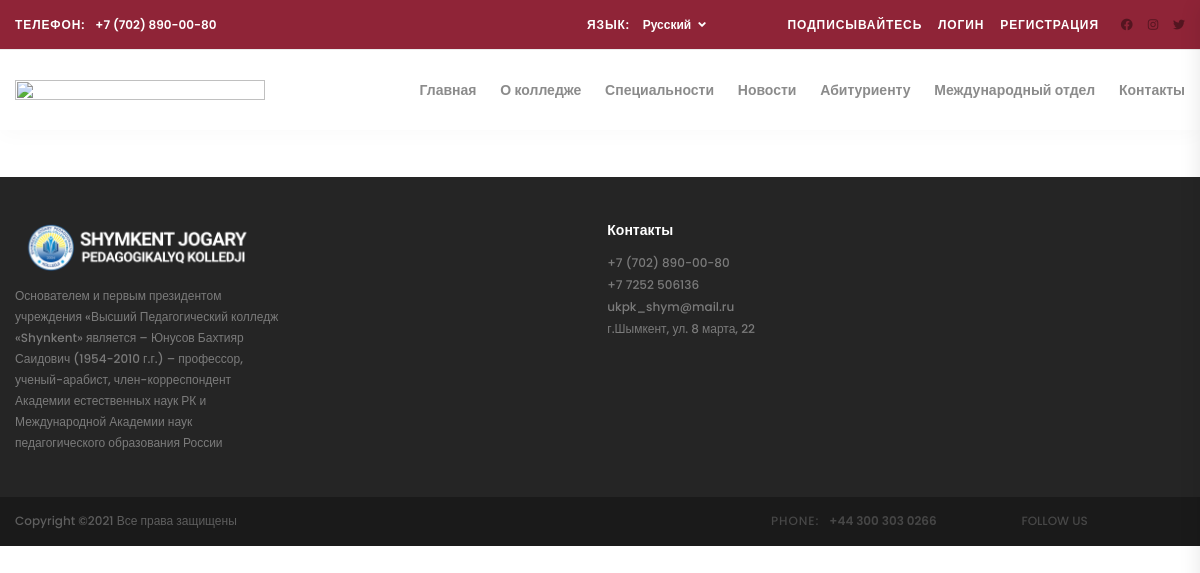
Page /employes/gov/ on the earlier database version.
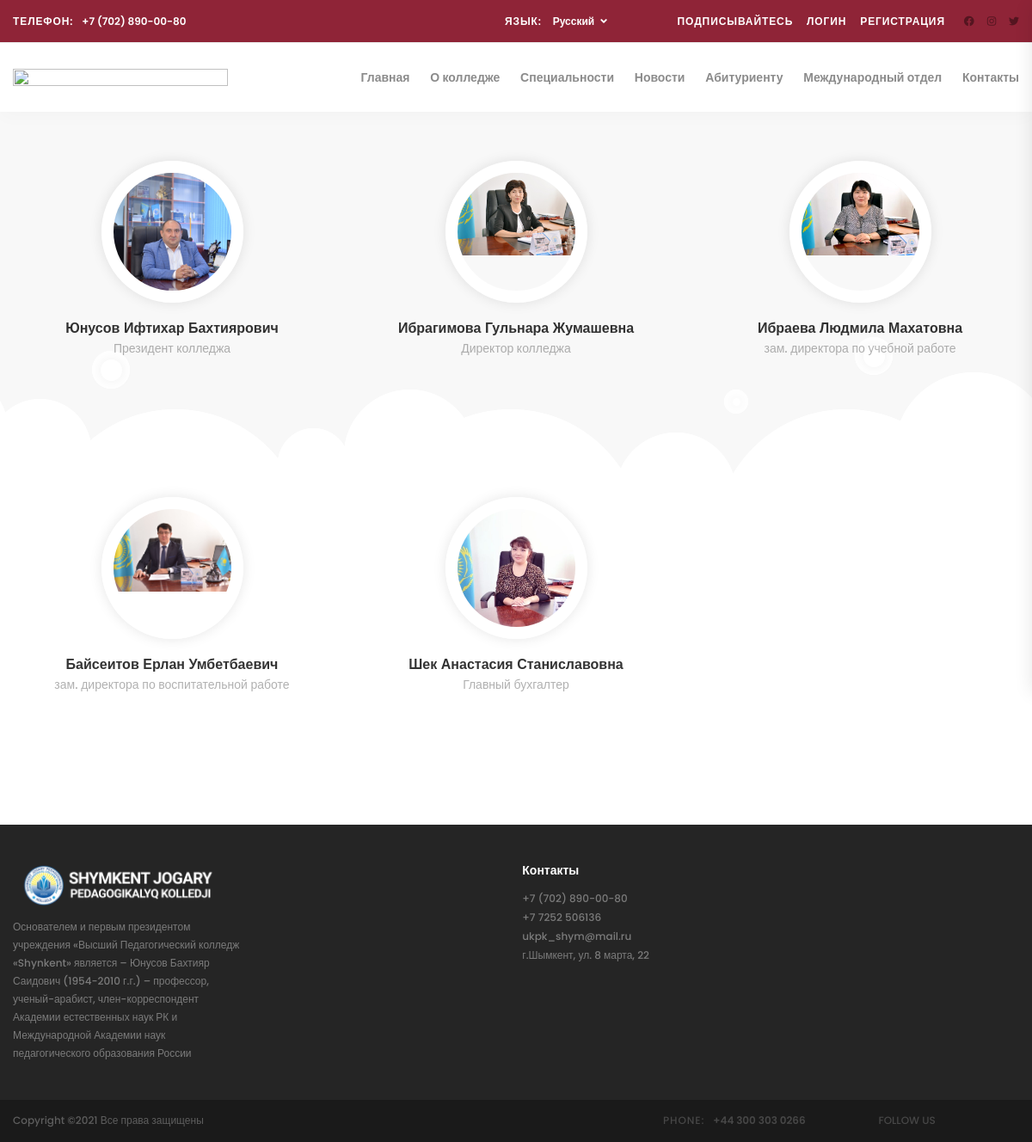
Same page on the later database version.
### employeesapp/models.py (models this page shows, shortened)
class Government(models.Model):
    name = models.CharField('Имя',max_length=255)
    age = models.IntegerField('Возраст')
    position = models.CharField('Должность',max_length=255)
    isimp = models.BooleanField('Важность')
    photo = models.ImageField('Фото',upload_to='government/')
    class Meta:
        verbose_name = 'Руководство колледжа'
        verbose_name_plural = 'Руководство колледжа'

### employeesapp/views.py (the view)
# urls.py: path('gov/',indexG,name='indexG'),
def indexG(request):
    imps = Government.objects.all()
    data = {
        'imps':imps
    }
    return render(request,'government/index.html',data)

### templates/government/index.html (shortened to what this page needs)
{% extends 'layouts/app2.html' %}
{% block content %}
{% load static %}
	<div class="instructors">
		<div class="container">
			<div class="row">
				<div class="col">
					<h2 class="section_title text-center">Наши руководители</h2>
				</div>
			</div>
			<div class="row instructors_row">
				{% for imp in imps %}
				<div class="col-lg-4 instructor_col">
					<div class="instructor text-center">
						<div class="instructor_image_container">
							<div class="instructor_image"><img src="{{imp.photo.url}}" alt=""></div>
						</div>
						<div class="instructor_name"><a href="instructors.html">{{imp.name}}</a></div>
						<div class="instructor_title">{{imp.position}}</div>
						<div class="instructor_social">
							<ul>
								<li><a href="#"><i class="fa fa-facebook" aria-hidden="true"></i></a></li>
								<li><a href="#"><i class="fa fa-instagram" aria-hidden="true"></i></a></li>
								<li><a href="#"><i class="fa fa-twitter" aria-hidden="true"></i></a></li>
							</ul>
						</div>
					</div>
				</div>
				{% endfor %}
			</div>
		</div>
	</div>
{% endblock %}

### templates/layouts/app2.html (shortened to what this page needs)
{% load static %}
<!DOCTYPE html>
<html lang="en">
<head>
<link rel="stylesheet" type="text/css" href="{% static 'styles/bootstrap4/bootstrap.min.css' %}">
<link href="{% static 'plugins/font-awesome-4.7.0/css/fontawesome.css' %}" rel="stylesheet" type="text/css">
<link rel="stylesheet" type="text/css" href="{% static 'plugins/OwlCarousel2-2.2.1/owl.carousel.css' %}">
<link rel="stylesheet" type="text/css" href="{% static 'plugins/OwlCarousel2-2.2.1/owl.theme.default.css' %}">
<link rel="stylesheet" type="text/css" href="{% static 'plugins/OwlCarousel2-2.2.1/animate.css' %}">
<link rel="stylesheet" type="text/css" href="{% static 'styles/main_styles.css' %}">
<link rel="stylesheet" type="text/css" href="{% static 'styles/responsive.css' %}">
<link href="{% static 'plugins/video-js/video-js.css' %}" rel="stylesheet" type="text/css">
<link rel="stylesheet" type="text/css" href="{% static 'styles/custom.css' %}">
</head>
<body>
<div class="super_container">
	<header class="header">
		<div class="top_bar">
			<div class="top_bar_container">
				<div class="container">
					<div class="row">
						<div class="col">
							<div class="top_bar_content d-flex flex-row align-items-center justify-content-start">
								<div class="top_bar_phone"><span class="top_bar_title">Телефон:</span>+7 (702) 890-00-80</div>
								<div class="top_bar_right ml-auto">
									<div class="top_bar_lang">
										<span class="top_bar_title">Язык:</span>
										<ul class="lang_list">
											<li class="hassubs">
												<a href="#">Русский<i class="fa fa-angle-down" aria-hidden="true"></i></a>
											</li>
										</ul>
									</div>
									<div class="top_bar_social">
										<span class="top_bar_title social_title">Подписывайтесь</span>
										{% if request.user.is_authenticated %}
										<span class="top_bar_title social_title"><a href="{% url 'sapp:login' %}">{{request.user}}</a></span>
										<span class="top_bar_title social_title"><a href="{% url 'sapp:logout' %}">Выйти</a></span>
										{% else %}
										<span class="top_bar_title social_title"><a href="{% url 'sapp:login' %}">Логин</a></span>
										<span class="top_bar_title social_title"><a href="{% url 'sapp:register' %}">Регистрация</a></span>
										{% endif %}
										<ul>
											<li><a href="#"><i class="fab fa-facebook" aria-hidden="true"></i></a></li>
											<li><a href="#"><i class="fab fa-instagram" aria-hidden="true"></i></a></li>
											<li><a href="#"><i class="fab fa-twitter" aria-hidden="true"></i></a></li>
										</ul>
									</div>
								</div>
							</div>
						</div>
					</div>
				</div>
			</div>
		</div>
		<div class="header_container">
			<div class="container">
				<div class="row">
					<div class="col">
						<div class="header_content d-flex flex-row align-items-center justify-content-start">
							<div class="logo_container mr-auto">
								<a href="#">
									<div class="logo_text">
                                        <img class="logo_img" src="{% static 'images/new/dark.png' %}" alt="">
                                    </div>
								</a>
							</div>
							<nav class="main_nav_contaner">
								<ul class="main_nav">
									<li class="{% if request.path == '/' %}active{% endif %} main_nav__item"><a href="{% url 'sapp:index' %}">Главная</a></li>
									<li class="{% if request.path == '/about-us/' %}active{% endif %} main_nav__item"><a href="{% url 'sapp:aboutUrl' %}">О колледже</a>
                                    </li>
									<li class="main_nav__item {% if request.path == '/speciliazation/' %}active{% endif %}"><a href="{% url 'specapp:index' %}">Специальности</a></li>
									<li class="main_nav__item {% if request.path == '/news/' %}active{% endif %}"><a href="{% url 'newsapp:listView' %}">Новости</a></li>
									<li class="main_nav__item"><a href="">Абитуриенту</a>
									</li>
									<li class="main_nav__item {% if request.path == '/international/' %}active{% endif %}"><a href="{% url 'sapp:internationalUrl' %}">Международный отдел</a></li>
									<li class="main_nav__item {% if request.path == '/contacts/' %}active{% endif %}"><a href="{% url 'sapp:contact' %}">Контакты</a></li>
								</ul>
							</nav>
						</div>
					</div>
				</div>
			</div>
		</div>
	</header>
	{% block content %}
    {% endblock %}
	<footer class="footer">
		<div class="footer_body">
			<div class="container">
				<div class="row">
					<div class="col-lg-3 footer_col">
						<div class="">
							<div class="logo_text">
								<img class="logo_img" src="{% static 'images/new/light.png' %}" alt="">
							</div>
							<ul class="footer_list">
								<li><a href="">
									Основателем и первым президентом учреждения «Высший Педагогический колледж «Shynkent»   является – Юнусов Бахтияр Саидович (1954-2010 г.г.) – профессор, ученый-арабист, член-корреспондент Академии естественных наук РК и Международной Академии наук педагогического образования России
								</a></li>
							</ul>
						</div>
					</div>
					<div class="col-lg-2 offset-lg-3 footer_col">
						<div>
							<div class="footer_title">Контакты</div>
							<ul class="footer_list">
								<li><a href="#">+7 (702) 890-00-80</a></li>
								<li><a href="#">+7 7252 506136</a></li>
								<li><a href="#">ukpk_shym@mail.ru</a></li>
								<li><a href="#">г.Шымкент, ул. 8 марта, 22</a></li>
							</ul>
						</div>
					</div>
				</div>
			</div>
		</div>
		<div class="copyright">
			<div class="container">
				<div class="row">
					<div class="col">
						<div class="copyright_content d-flex flex-md-row flex-column align-items-md-center align-items-start justify-content-start">
							<div class="cr">
Copyright &copy;<script>document.write(new Date().getFullYear());</script> Все права защищены </div>
							<div class="cr_right ml-md-auto">
								<div class="footer_phone"><span class="cr_title">phone:</span>+44 300 303 0266</div>
								<div class="footer_social">
									<span class="cr_social_title">follow us</span>
									<ul>
										<li><a href="#"><i class="fa fa-facebook" aria-hidden="true"></i></a></li>
										<li><a href="#"><i class="fa fa-instagram" aria-hidden="true"></i></a></li>
										<li><a href="#"><i class="fa fa-twitter" aria-hidden="true"></i></a></li>
									</ul>
								</div>
							</div>
						</div>
					</div>
				</div>
			</div>
		</div>
	</footer>
</div>
</body>
</html>

### static/styles/custom.css (style rules this page uses)
.logo_img { height: 100%; width:100%; }
.logo_text { width: 250px; }
.container { max-width: 1400px; }

Differences in the rows shown:
added Government: photo (picture), name "Юнусов Ифтихар Бахтиярович", position "Президент колледжа"
added Government: photo (picture), name "Ибрагимова Гульнара Жумашевна", position "Директор колледжа"
added Government: photo (picture), name "Ибраева Людмила Махатовна", position "зам. директора по учебной работе"
added Government: photo (picture), name "Байсеитов Ерлан Умбетбаевич", position "зам. директора по воспитательной работе"
added Government: photo (picture), name "Шек Анастасия Станиславовна", position "Главный бухгалтер"
